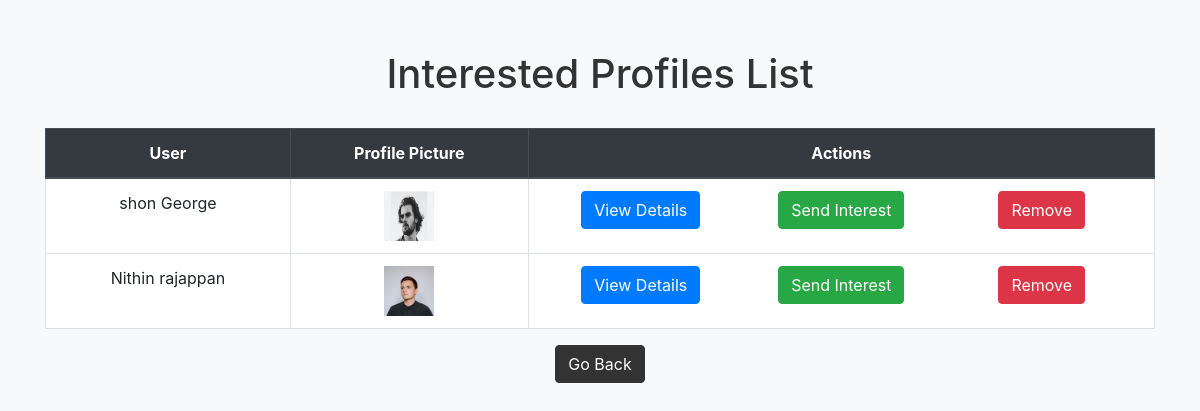
The page /matint/interested_profiles/ (signed in) on the database its author committed.
### matint/models.py (models this page shows, shortened)
class InterestedProfile(models.Model):
    user = models.ForeignKey(User, on_delete=models.CASCADE, related_name='expressed_interests')
    interested_user = models.ForeignKey(User, on_delete=models.CASCADE, related_name='expressed_interest_by')
    interested_user_details = models.ForeignKey(PersonalDetails, on_delete=models.CASCADE)
    timestamp = models.DateTimeField(auto_now_add=True)

### matrimony/models.py (models this page shows, shortened)
class PersonalDetails(models.Model):
    user = models.OneToOneField(User, on_delete=models.CASCADE)  # Create a one-to-one relationship with the User model
    first_name = models.CharField(max_length=100)
    middle_name = models.CharField(max_length=100,blank=True, null=True)
    last_name = models.CharField(max_length=100)
    gender = models.CharField(max_length=10)
    birth_place = models.CharField(max_length=100)
    address = models.CharField(max_length=100)
    date_of_birth = models.DateField()
    blood_group = models.CharField(max_length=10)
    phone_number = models.CharField(max_length=15,unique=True)
    profile_image = models.ImageField(upload_to='profile_images/', blank=True, null=True)  # Define the profile image field
    mother_tongue = models.CharField(max_length=100)
    religion = models.CharField(max_length=100)
    sector = models.CharField(max_length=100)
    perso_fill = models.BooleanField(default=False)
    marital_status = models.CharField(max_length=100)
    about_you = models.TextField(blank=True)
    aadhar_card = models.FileField(upload_to='aadhar_cards/', blank=True, null=True)
    aadhar_valid = models.BooleanField(default=True)
    hobbies = models.ManyToManyField(Hobby, blank=True,null=True)

### matint/views.py (the view)
# urls.py: path('interested_profiles/', views.interested_profiles_list, name='interested_profiles_list'),
@never_cache
@login_required(login_url='accounts:login')
def interested_profiles_list(request):
    current_user = request.user
    accepted_interests = Interest.objects.filter(sender=current_user, status='accepted')
    interested_profiles = InterestedProfile.objects.filter(
        Q(user=current_user) | Q(interested_user=current_user)
    ).exclude(
        interested_user_id__in=[interest.receiver_id for interest in accepted_interests]
    )
    return render(request, 'matint/interested_profiles_list.html', {'interested_profiles': interested_profiles})

### matint/templates/matint/interested_profiles_list.html (shortened to what this page needs)
{% load static %}
<!DOCTYPE html>
<html lang="en">
<head>
    <link rel="stylesheet" href="https://maxcdn.bootstrapcdn.com/bootstrap/4.5.2/css/bootstrap.min.css">
</head>
<body>
<div class="container">
    <h1>Interested Profiles List</h1>
    <div class="row">
        <div class="col-md-12">
            <table class="table table-bordered">
                <thead class="thead-dark">
                    <tr>
                        <th>User</th>
                        <th>Profile Picture</th>
                        <th>Actions</th>
                    </tr>
                </thead>
                <tbody>
                    {% if interested_profiles %}
                        {% for profile in interested_profiles %}
                            <tr>
                                <td>{{ profile.interested_user.personaldetails.first_name }} {{ profile.interested_user.personaldetails.last_name }}</td>
                                <td>
                                    {% if profile.interested_user.personaldetails.profile_image %}
                                        <img src="{{ profile.interested_user.personaldetails.profile_image.url }}" alt="Profile Picture" width="50" height="50">
                                    {% else %}
                                        <img src="{% static '/nodp/no.jpg' %}" alt="Default Profile Picture" width="50" height="50">
                                    {% endif %}
                                </td>
                                <td class="profile-buttons">
                                    <div class="row no-gutters">
                                        <div class="col text-center">
                                            <a href="{% url 'matrimony:user_detail' user_id=profile.interested_user.id %}" class="btn btn-primary">View Details</a>
                                        </div>
                                        <div class="col text-center">
                                            <a href="{% url 'matint:send_interest' user_id=profile.interested_user.id %}" class="btn btn-success">Send Interest</a>
                                        </div>
                                        <div class="col text-center">
                                            <form method="post" action="{% url 'matint:remove_interest_profiles' user_id=profile.interested_user.id %}">
                                                <button type="submit" class="btn btn-danger">Remove</button>
                                            </form>
                                        </div>
                                    </div>
                                </td>
                            </tr>
                        {% empty %}
                            <tr>
                                <td colspan="3">No profiles found.</td>
                            </tr>
                        {% endfor %}
                    {% else %}
                        <tr>
                            <td colspan="3">No profiles found.</td>
                        </tr>
                    {% endif %}
                </tbody>
            </table>
            <div class="center-button">
                <a href="{% url 'matrimony:myprofile' %}" class="btn btn-primary btn-back">Go Back</a>
            </div>
        </div>
    </div>
</div>
</body>
</html>

### matint/templates/matint/interested_profiles_list.html (style rules this page uses)
body { background-color: #f8f9fa; }
.container { margin-top: 50px; }
h1 { text-align: center; margin-bottom: 30px; color: #333; }
table { background-color: #fff; }
th, td { text-align: center; }
.center-button { text-align: center; }
.btn-back { background-color: #333; color: #fff; border-color: #333; }
.profile-buttons { margin-top: 10px; }
.no-gutters { margin-right: 0; margin-left: 0; }

### rows shown on the page
InterestedProfile: interested_user.personaldetails.first_name "shon", interested_user.personaldetails.last_name "George", interested_user.personaldetails.profile_image (picture)
InterestedProfile: interested_user.personaldetails.first_name "Nithin", interested_user.personaldetails.last_name "rajappan", interested_user.personaldetails.profile_image (picture)
